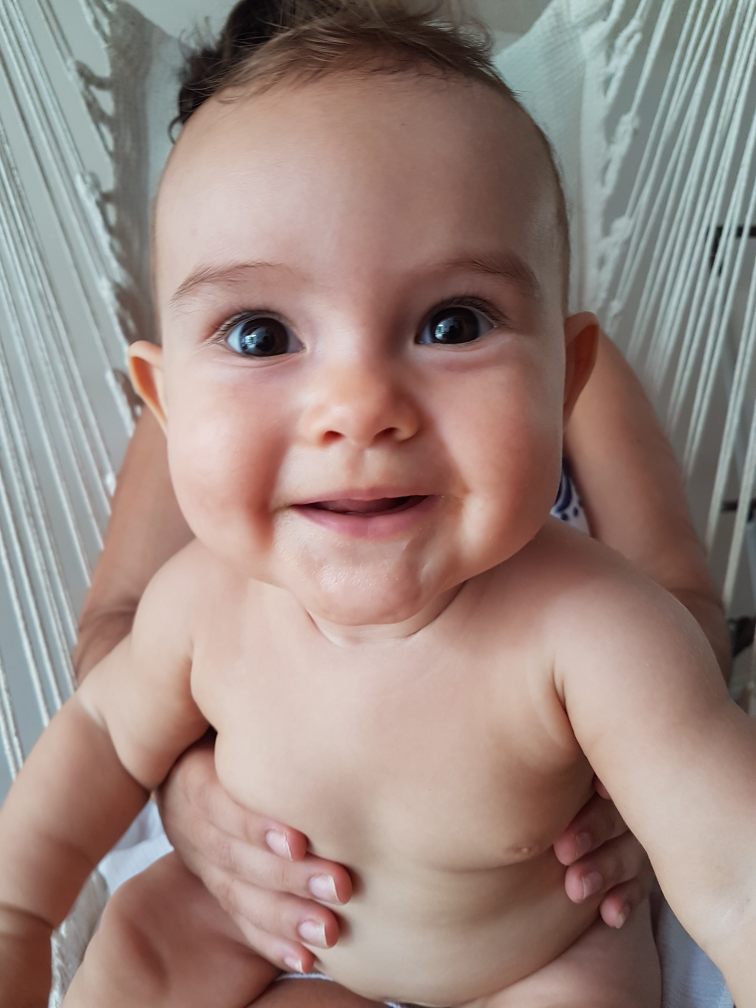
#> input picture training-data/s3/1.jpg, 3024 x 4032 px (shown at 1/4 size); its folder holds only this picture in this run
$ python train.py
#> lines starting #> are read from the running program, lines starting #| are printed output that depends on the picture
# coding: utf-8
import cv2
import os
import numpy as np

subjects = ["", "Ramiz Raja", "Elvis Presley", "Valentina"]

def detect_face(img):
    """
    Detecta apenas UMA face na imagem fornecida, retornando o quadrado onde está a face.
    """
    gray = cv2.cvtColor(img, cv2.COLOR_BGR2GRAY)
    face_cascade = cv2.CascadeClassifier('opencv-files/haarcascade_frontalface_alt.xml')
    faces = face_cascade.detectMultiScale(gray, scaleFactor=1.2, minNeighbors=5)

    if (len(faces) == 0):
        print("No faces detected in the provided image")
        return None, None

    (x, y, w, h) = faces[0]

    return gray[y:y+w, x:x+h], faces[0]

def prepare_training_data(data_folder_path):
    """
    Preparar as imagens para realizar o treinamento.
    """
#> called with data_folder_path = 'training-data'

    dirs = os.listdir(data_folder_path)
    faces = []
    labels = []

    for dir_name in dirs:

        if not dir_name.startswith("s"):
            continue

        label = int(dir_name.replace("s", ""))
        subject_dir_path = data_folder_path + "/" + dir_name
        subject_images_names = os.listdir(subject_dir_path)

        for image_name in subject_images_names:
            if image_name.startswith("."):
                continue

            image_path = subject_dir_path + "/" + image_name
            image = cv2.imread(image_path)
#> image is the input picture: shape (4032, 3024, 3); mean B, G, R 128, 135.1, 155.2

            cv2.imshow("Training on image...", cv2.resize(image, (400, 500)))
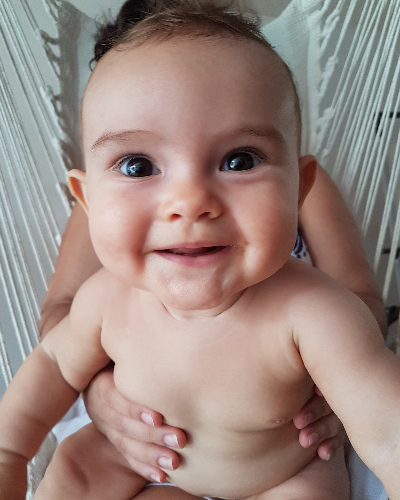
#> window 'Training on image...': shape (500, 400, 3); mean B, G, R 127.9, 135, 155.1
            cv2.waitKey(100)

            print('Detecting face for image: ' + subject_dir_path + '/' + image_name)
            face, rect = detect_face(image)
#> in detect_face, `gray = cv2.cvtColor(img, cv2.COLOR_BGR2GRAY)`:
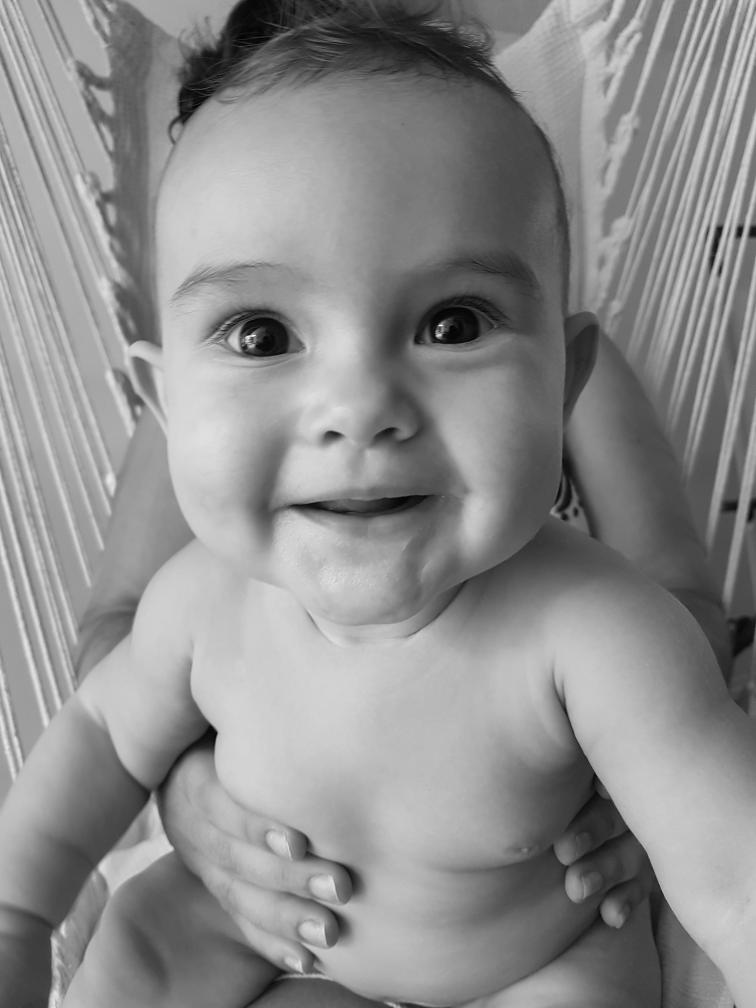
#> gray: shape (4032, 3024) (shown at 1/4 size); min 0, max 255, mean 140.3
#> in detect_face, `faces = face_cascade.detectMultiScale(gray, scaleFactor=1.2, minNeighb..`: faces = [[310, 456, 2155, 2155]]
#> in detect_face, `(x, y, w, h) = faces[0]`: x = 310; y = 456; w = 2155
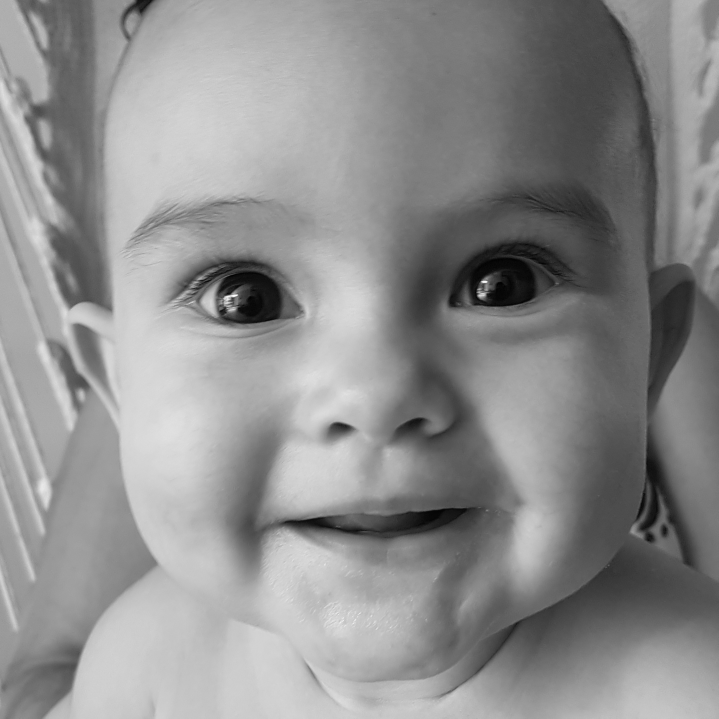
#> face: shape (2155, 2155) (shown at 1/3 size); min 0, max 255, mean 141.8
#> rect = [310, 456, 2155, 2155]

            if face is not None:
                faces.append(face)
                labels.append(label)

    cv2.destroyAllWindows()
    cv2.waitKey(1)
    cv2.destroyAllWindows()

    return faces, labels


print("Preparing data...")
faces, labels = prepare_training_data("training-data")
#> faces = 1 item; labels = [3]
print("Data prepared")

print("Total faces: ", len(faces))
#| Total faces:  1
print("Total labels: ", len(labels))
#| Total labels:  1


face_recognizer = cv2.face.LBPHFaceRecognizer_create()
face_recognizer.train(faces, np.array(labels))
face_recognizer.save('model.xml')

$ run again, on training-data/s3/10.jpeg
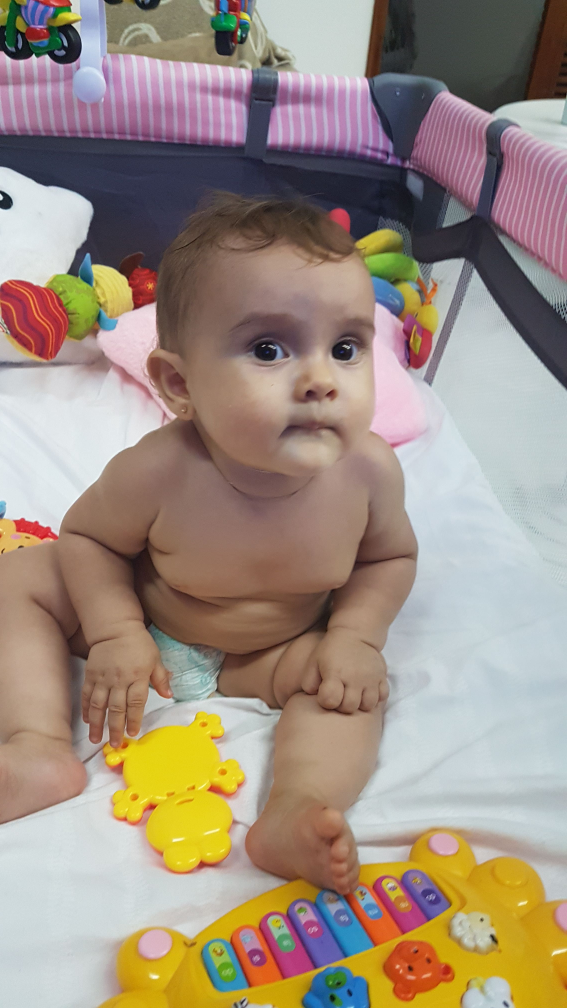
#> input picture training-data/s3/10.jpeg, 2268 x 4032 px (shown at 1/4 size)
#> in prepare_training_data, image is the input picture: shape (4032, 2268, 3); mean B, G, R 128.8, 142.5, 158.3
#> in detect_face, `gray = cv2.cvtColor(img, cv2.COLOR_BGR2GRAY)`:
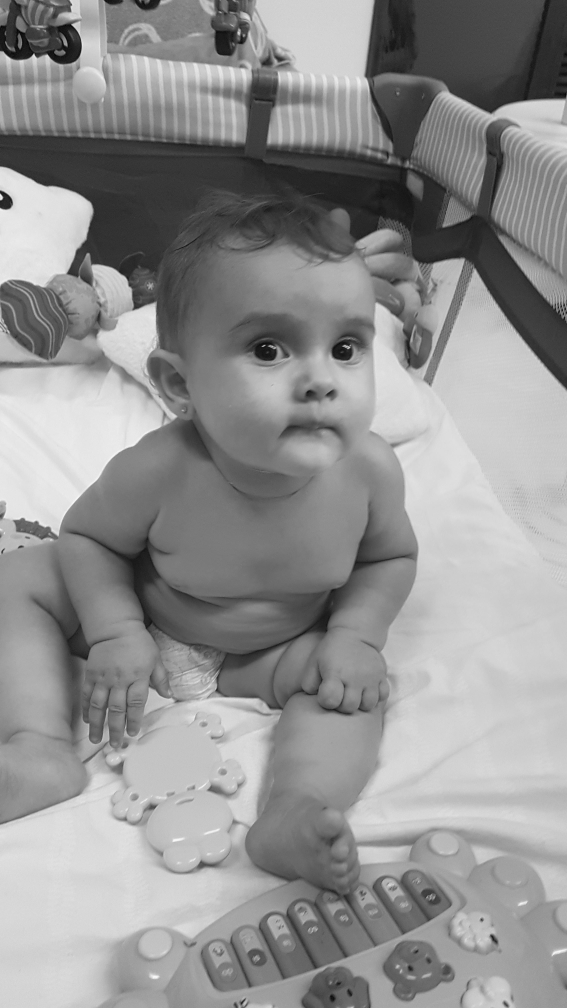
#> gray: shape (4032, 2268) (shown at 1/4 size); min 0, max 253, mean 145.7
#> in detect_face, `faces = face_cascade.detectMultiScale(gray, scaleFactor=1.2, minNeighb..`: faces = [[788, 1018, 920, 920]]
#> x = 788; y = 1018; w = 920
#> in prepare_training_data, `face, rect = detect_face(image)`:
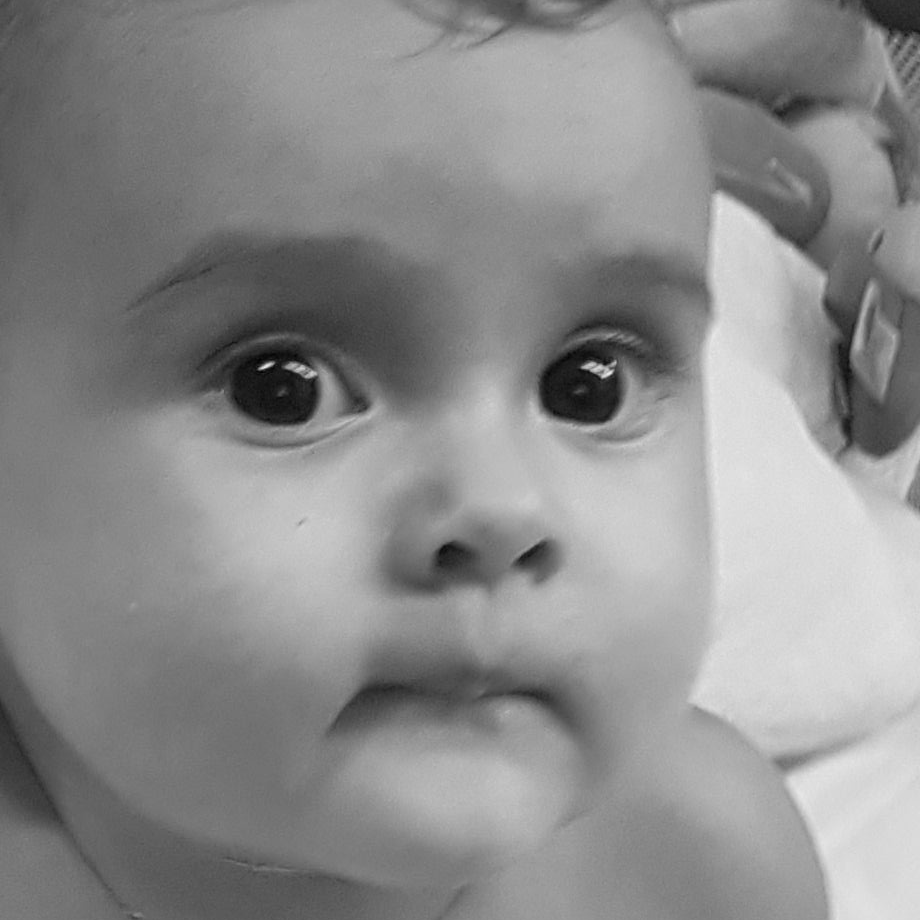
#> face: shape (920, 920); min 1, max 236, mean 140.7
#> rect = [788, 1018, 920, 920]
#> `faces, labels = prepare_training_data("training-data")`: faces = 1 item; labels = [3]
#| Total faces:  1
#| Total labels:  1
